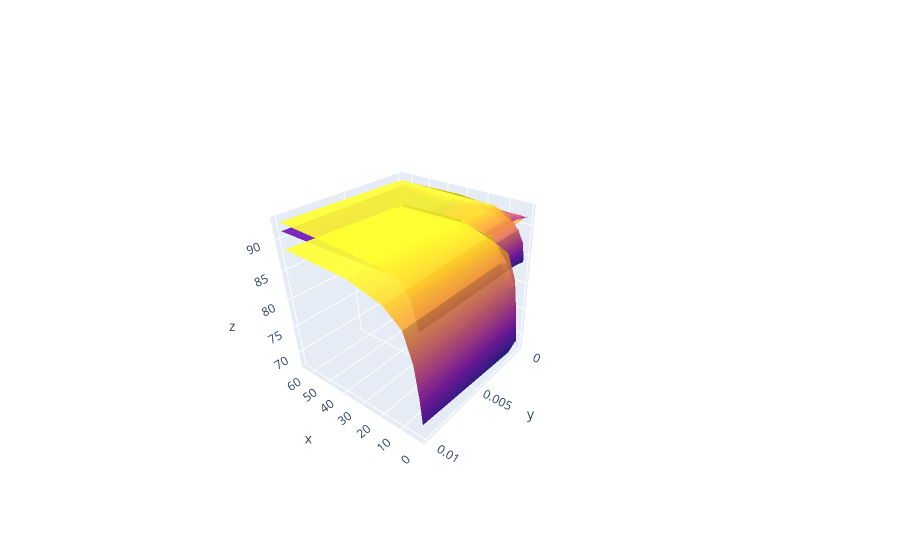

Write notebook code for a chart like this one.
### Code cell
fig = go.Figure(
    data=[
        go.Surface(
            z=df_tot[df_tot["Ratio"]==ratio].pivot(index = "Init range", columns = "Rank", values = "Acc").to_numpy(), 
            x=sorted(df_tot[df_tot["Ratio"]==ratio]["Rank"].unique()),
            y=sorted(df_tot[df_tot["Ratio"]==ratio]["Init range"].unique()),
            showscale=False, opacity=0.9
        )
        for ratio in [1.0, 0.5, 0.1]
    ],
)

fig.show()

### Figure 1 — Plotly figure (JSON) as saved in the notebook; plotly's stock layout.template omitted (floating-point values rounded to 4 significant figures)
{"data": [{"opacity": 0.9, "showscale": false, "type": "surface", "x": [1, 2, 4, 8, 16, 32, 64], "y": [1e-05, 0.0001, 0.001, 0.01], "z": [[91.39, 91.38, 91.52, 91.46, 91.61, 91.29, 91.5], [91.68, 91.31, 91.43, 91.47, 91.41, 91.5, 91.39], [91.55, 91.66, 91.34, 91.4, 91.67, 91.19, 91.28], [91.34, 91.36, 91.27, 91.39, 91.4, 91.26, 91.28]]}, {"opacity": 0.9, "showscale": false, "type": "surface", "x": [1, 2, 4, 8, 16, 32, 64], "y": [1e-05, 0.0001, 0.001, 0.01], "z": [[84.46, 87.27, 88.73, 90.81, 91.99, 92.05, 92.28], [84.05, 87.1, 89.18, 90.41, 91.87, 92.49, 92.28], [84.44, 86.68, 89.29, 90.9, 91.82, 92.61, 92.43], [84.91, 86.56, 89.32, 91.03, 91.77, 92.13, 92.63]]}, {"opacity": 0.9, "showscale": false, "type": "surface", "x": [1, 2, 4, 8, 16, 32, 64], "y": [1e-05, 0.0001, 0.001, 0.01], "z": [[68.22, 73.54, 80.35, 84.68, 85.98, 88.1, 87.84], [68.73, 74.44, 79.4, 83.01, 86.85, 87.72, 87.5], [67.64, 74.77, 79.49, 83.89, 87.04, 88.28, 87.93], [69.41, 73.68, 79.24, 83.98, 86.42, 88.01, 88.42]]}], "layout": {"autosize": true, "dragmode": "zoom", "scene": {"aspectmode": "auto", "aspectratio": {"x": 1, "y": 1, "z": 1}, "camera": {"center": {"x": -0.2112, "y": -0.09756, "z": 0.03659}, "eye": {"x": -1.584, "y": 1.703, "z": 1.395}, "projection": {"type": "perspective"}, "up": {"x": 0, "y": 0, "z": 1}}, "dragmode": "turntable"}}}
